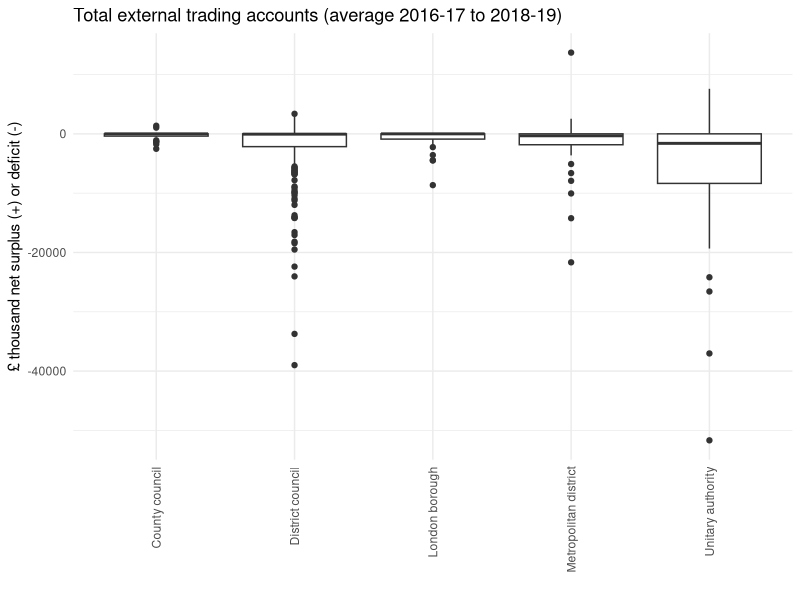
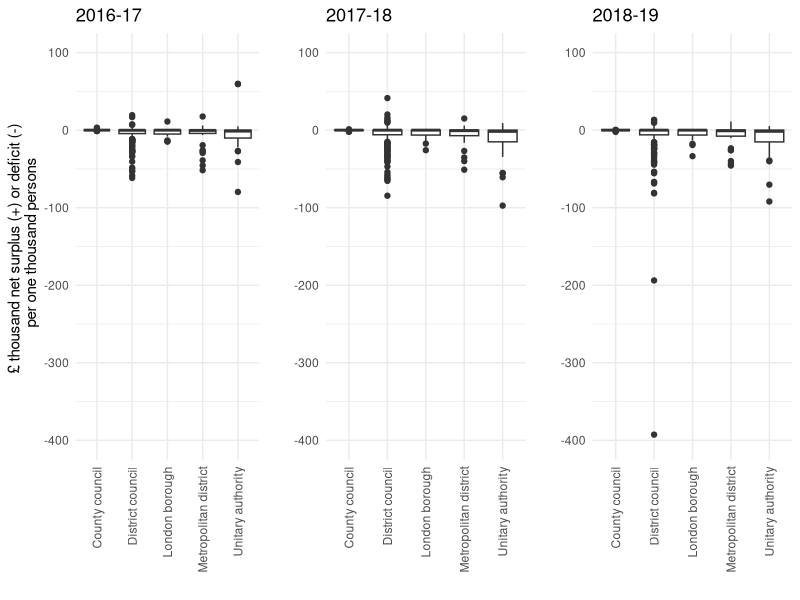

Source code (R) for these figures, in order: (Note: this script raises an error after producing the figures.)
## ---- chunk 1
setwd("C:/Users/chrobin/OneDrive - The University of Liverpool/LocalGovernment/Datasets/TradingAccounts")
getwd()
## ---- chunk 2
library(ggplot2)
library(tidyr)
library(dplyr)
library(gridExtra)
install.packages("gridExtra")
## ---- chunk 3
trading_data <- read.csv("TradingAccounts.csv", check.names=FALSE, fileEncoding = 'UTF-8-BOM')
trading_data
## ---- chunk 4
p1 <- ggplot(trading_data, aes(x= Class, y = Trading_201617_popweight))+ 
  geom_boxplot()+
  theme_minimal()+
  ylim(-400,100)+
  theme(axis.text.x = element_text(angle = 90, vjust = 0.5, hjust=1))+
  labs(title="2016-17", y="£ thousand net surplus (+) or deficit (-) 
  per one thousand persons", x = " ")

p2 <- ggplot(trading_data, aes(x= Class, y = Trading_201718_popweight))+ 
  geom_boxplot()+
  theme_minimal()+
  ylim(-400,100)+
  theme(axis.text.x = element_text(angle = 90, vjust = 0.5, hjust=1))+
  labs(title="2017-18", y=" ", x = " ")

p3 <- ggplot(trading_data, aes(x= Class, y = Trading_201819_popweight))+ 
  geom_boxplot()+
  theme_minimal()+
  ylim(-400,100)+
  theme(axis.text.x = element_text(angle = 90, vjust = 0.5, hjust=1))+
  labs(title="2018-19", y= " ", x = " ")
## ---- chunk 5
tiff("Boxplots_Trading_SameAxis_400.tiff", width = 5000, height = 2000, res=400)
grid.arrange(p1, p2, p3,  nrow = 1)
dev.off()
## ---- chunk 6
ggplot(trading_data, aes(x= Class, y = Average))+ 
  geom_boxplot()+
  theme_minimal()+
  theme(axis.text.x = element_text(angle = 90, vjust = 0.5, hjust=1))+
  labs(title="Total external trading accounts (average 2016-17 to 2018-19)", y="£ thousand net surplus (+) or deficit (-)", x = " ")
## ---- chunk 7
tiff("Boxplots_Average_400.tiff", width = 3500, height = 3500, res=500)
p4
dev.off()
